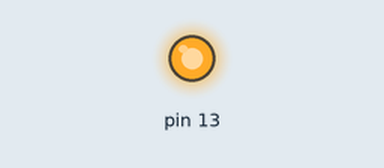
This sketch was run on a simulated Arduino Uno, built with avr-gcc and run on an emulated ATmega328P. Shown: output pins drawn as LEDs (lit = HIGH). What the sketch prints to the serial monitor is not drawn.

Above: at 0.1 s.
At 9.1 s:
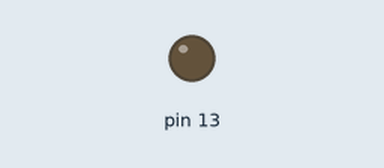
Timing chart, 0 to 10.6 s (numbered marks = the images above):
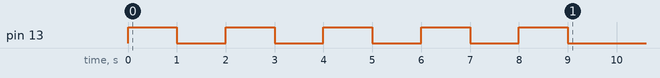

The sketch:

led_test.ino
```cpp
// Cant have a loop that ends
void setup() {
  // put your setup code here, to run once:
  pinMode(13,OUTPUT);
 Serial.begin(9600);
 for( int i=0;i<5;i++){
  digitalWrite(13,HIGH);
  delay(1000);
  digitalWrite(13,LOW);
  delay(1000);

  if(i==4){
    printf("Hello....");
  }
  else{
  }
}


Serial.println("Hello");
}

void loop() {
  // put your main code here, to run repeatedly:

}
```
